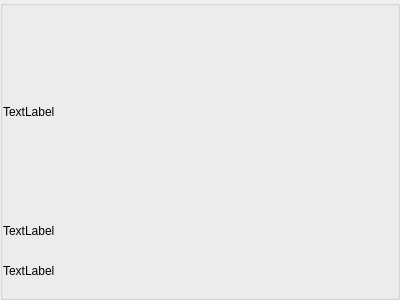
<?xml version="1.0" encoding="UTF-8"?>
<ui version="4.0">
 <class>GroupBox</class>
 <widget class="QGroupBox" name="GroupBox">
  <property name="geometry">
   <rect>
    <x>0</x>
    <y>0</y>
    <width>400</width>
    <height>300</height>
   </rect>
  </property>
  <property name="windowTitle">
   <string>GroupBox</string>
  </property>
  <property name="toolTip">
   <string>歌单</string>
  </property>
  <property name="title">
   <string/>
  </property>
  <property name="flat">
   <bool>true</bool>
  </property>
  <property name="checkable">
   <bool>false</bool>
  </property>
  <layout class="QVBoxLayout" name="verticalLayout" stretch="8,1,2">
   <property name="spacing">
    <number>0</number>
   </property>
   <property name="leftMargin">
    <number>0</number>
   </property>
   <property name="topMargin">
    <number>0</number>
   </property>
   <property name="rightMargin">
    <number>0</number>
   </property>
   <property name="bottomMargin">
    <number>0</number>
   </property>
   <item>
    <widget class="QLabel" name="logo">
     <property name="toolTip">
      <string>图标</string>
     </property>
     <property name="text">
      <string>TextLabel</string>
     </property>
    </widget>
   </item>
   <item>
    <widget class="QLabel" name="name">
     <property name="toolTip">
      <string>名称</string>
     </property>
     <property name="text">
      <string>TextLabel</string>
     </property>
    </widget>
   </item>
   <item>
    <widget class="QLabel" name="author">
     <property name="toolTip">
      <string>作者</string>
     </property>
     <property name="text">
      <string>TextLabel</string>
     </property>
    </widget>
   </item>
  </layout>
 </widget>
 <resources/>
 <connections/>
 <slots>
  <slot>slot_group_clicked()</slot>
 </slots>
</ui>
